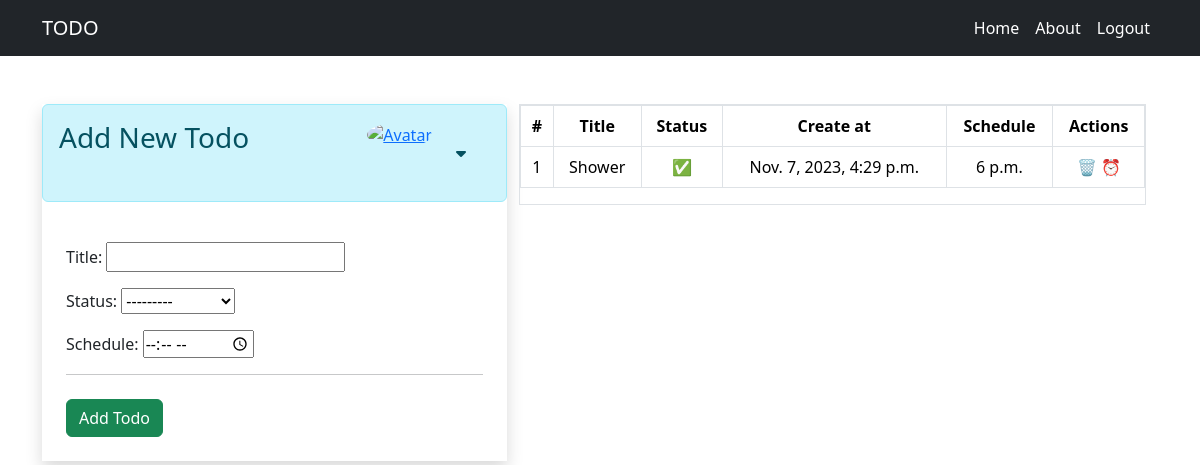
Page /homepage (signed in) on the earlier database version.
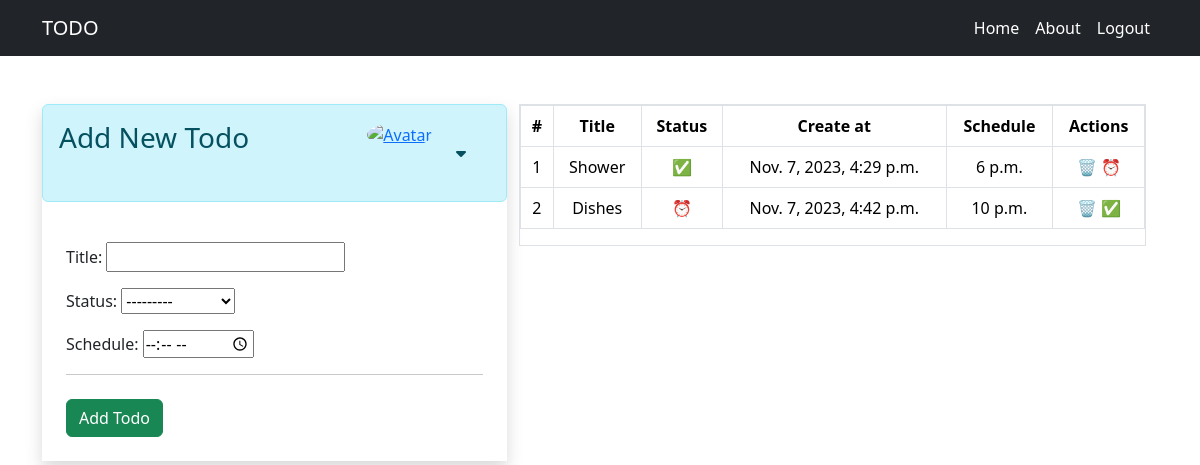
Same page on the later database version.
### task/models.py (models this page shows)
class Tasklist(models.Model):
    status_choices = [
    ("C", "COMPLETEd"),
    ("P", "PENDING"),
    ]
    user = models.ForeignKey(User,on_delete=models.CASCADE,null=True,blank=True)
    title = models.CharField(max_length=100)
    status = models.CharField(max_length=2,choices=status_choices)
    createat = models.DateTimeField(auto_now_add=True)
    schedule = models.TimeField()

### task/views.py (the view)
# urls.py: path('homepage', views.homepage,name="homepage"),
@login_required()
def homepage(request):
    if request.user.is_authenticated:
        user = request.user
        form = TasklistForm()
        task = Tasklist.objects.filter(user=user)
        profilepic = Profileimg.objects.get(user=request.user).profilepic.url
        context = {
            'form':form,
            'task':task,
            'profilepic':profilepic,
        }
        return render(request,"home.html",context)

### task/forms.py
class TasklistForm(ModelForm):
    class Meta:
        model = Tasklist
        fields = ['title','status','schedule']
        widgets = {
            'schedule':forms.TimeInput(attrs={'type':'time'})
        }

### templates/home.html (shortened to what this page needs)
{% extends 'base.html' %}
  {% block content %}
  <div class="container pt-5">
    <div class="row p-0 mx-auto">
      <div class="col-5 shadow p-0">
          <div class="alert alert-info d-flex"><h3>Add New Todo</h3><br>
            <div class="user-image ms-auto">
            <a href="{{profilepic}}" target="_blank"  class=" ms-auto">
              <img src="{{profilepic}}" alt="Avatar" class="rounded-circle" width="60px" height="60px">
             </a>
            </div>
                <div class="dropdown">
                  <span class="icon" id="dropdownMenuButton" data-bs-toggle="dropdown" aria-haspopup="true" aria-expanded="false">
                      <i class="fa-solid fa-caret-down p-4"></i>
                  </span>
                </div>
          </div>
          <div class="p-4">
            <form action="{% url 'addtask' %}" method="POST">
                {{form.as_p}}
                <hr>
                <input type="submit" class="btn btn-success mt-2" value="Add Todo">
            </form>
          </div>
      </div>
      <div class="col">
        <div class="border">
            {% if task|length == 0 %}
            <div class="alert alert-info text-center">
              <h3>No Todo</h3>
            </div>
            {% else %}
            <div>
              <table class="table table-bordered">
                <thead>
                  <tr>
                    <th class="text-center">#</th>
                    <th class="text-center">Title</th>
                    <th class="text-center">Status</th>
                    <th class="text-center">Create at</th>
                    <th class="text-center">Schedule</th>
                    <th class="text-center">Actions</th>
                  </tr>
                </thead>
                <tbody>
                  {% for i in task %}
                  <tr>
                    <td class="text-center">{{forloop.counter}}</td>
                    <td class="text-center">{{i.title}}</td>
                    <td class="text-center">
                        {% if i.status == 'C' %}
                        ✅
                        {% else %}
                        ⏰
                        {% endif %}
                    </td>
                    <td class="text-center">{{i.createat}}</td>
                    <td class="text-center">{{i.schedule}}</td>
                    <td class="text-center">
                      <div class="actions">
                         <a href="{% url 'deletetask' i.id %}" title="Delete" style="text-decoration: none;">🗑️</a>
                         {% if i.status == 'P' %}
                         <a href="/change_status/{{i.id}}/C" title="Completed" style="text-decoration: none;">✅</a>
                         {% else %}
                         <a href="/change_status/{{i.id}}/P" title="Pending" style="text-decoration: none;">⏰</a>
                         {% endif %}
                      </div>
                   </td>
                  </tr>
                  {% endfor %}
                </tbody>
              </table>
            </div>
            {% endif %}
        </div>
      </div>
    </div>
  </div>
  {% endblock%}

### templates/base.html (shortened to what this page needs)
<!doctype html>
<html lang="en">
  <head>
    <link href="https://cdn.jsdelivr.net/npm/bootstrap@5.3.2/dist/css/bootstrap.min.css" rel="stylesheet">
    <link rel="stylesheet" href="https://cdnjs.cloudflare.com/ajax/libs/font-awesome/6.4.2/css/all.min.css">
  </head>
  <body>
    <nav class="navbar navbar-expand-lg bg-dark">
        <div class="container">
          <a class="navbar-brand text-white" href="">TODO</a>
          <div class="collapse navbar-collapse" id="navbarNav">
            <ul class="navbar-nav ms-auto">
              <li class="nav-item">
                <a class="nav-link text-white" href="{% url 'homepage' %}">Home</a>
              </li>
              <li class="nav-item">
                <a class="nav-link text-white" href="">About</a>
              </li>
              {% if not request.user.is_authenticated %}
              <li class="nav-item">
                <a class="nav-link active text-white" aria-current="page" href="{% url 'loginpage' %}">Login</a>
              </li>
              <li class="nav-item">
                <a class="nav-link active text-white" aria-current="page" href="{% url 'signuppage' %}">Signup</a>
              </li>
              {% else %}
              <li class="nav-item">
                <a class="nav-link text-white" href="{% url 'logoutpage' %}">Logout</a>
              </li>
              {% endif %}
            </ul>
          </div>
        </div>
      </nav>
      <div>
        {% block content %}
        {% endblock%}
      </div>
    </body>
  </html>

Differences in the rows shown:
added Tasklist: title "Dishes", createat "Nov. 7, 2023, 4:42 p.m.", schedule "10 p.m."
